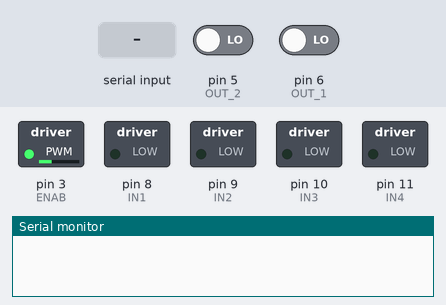
A sketch run on a simulated Arduino Uno, built with avr-gcc and run on an emulated ATmega328P. Shown: switched loads named in the sketch (green lamp = pin HIGH), the last lines printed to the serial monitor. The inputs (shaded band) are chosen by the test bench; at power-on: pin 5 (OUT_2) LOW, pin 6 (OUT_1) LOW. Pins used as bus, display or sensor lines are not drawn.

Above: at 1.2 s.
1.3 s: "red" received over the second serial link
At 15.7 s:
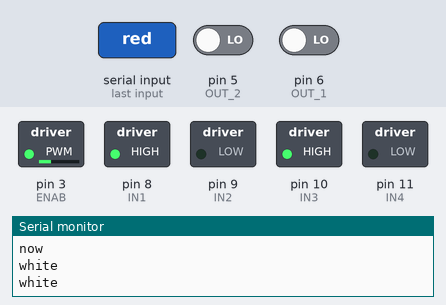
At 34.8 s:
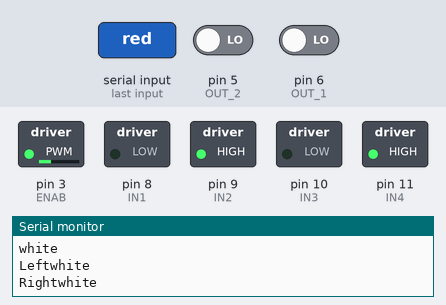
Timing chart, 0 to 36.1 s (numbered marks = the images above; inputs shaded):
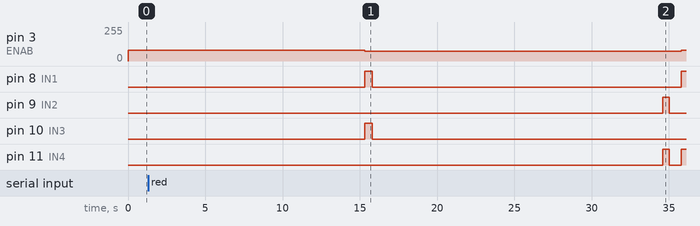

The sketch:

finalcarcode.ino
```cpp
#include <SoftwareSerial.h>
SoftwareSerial MySerial(13, 12); // RX | TX
#define IN1 8 // Direction control for motor A
#define IN2 9 // Direction control for motor A
#define IN3 10 // Direction control for motor B
#define IN4 11
#define ENAB 3  //enable pins for both motors (speed control)
#define S1 2 //for both color sensors
#define S2 4   //for both sensors to read data
#define S3 7    //for both sensors to read data
#define OUT_1 6 //Output Pin for first sensor
#define OUT_2 5 //Output Pin for second sensor
String sensorLeft, sensorRight, command="";
char character;
int i=0;

void setup() {
    // Setup for sensor 1
  pinMode(ENAB, OUTPUT);
  pinMode(S1, OUTPUT);
  pinMode(S2, OUTPUT);
  pinMode(S3, OUTPUT);
  pinMode(OUT_1, INPUT);
  analogWrite(ENAB, 80);
  digitalWrite(S1, HIGH);

  // Setup for sensor 2
  pinMode(OUT_2, INPUT);
   pinMode(IN1, OUTPUT);    //control pins for motor
  pinMode(IN2, OUTPUT);
  pinMode(IN3, OUTPUT);
  pinMode(IN4, OUTPUT);
  Serial.begin(9600);
  // HC-05 default baNd rate is usually 9600
  MySerial.begin(9600);
}
void loop() {
   while(!MySerial.available()){
    if(MySerial.available()){
      break;
    }
   }

   while(MySerial.available()){
    character = MySerial.read();
    Serial.println(character);
    command.concat(character);
    Serial.println(command);
   if((command.equals("red"))||(command.equals("blue"))||(command.equals("green"))){ // if color name matches
     Serial.println("now");
     break;
   }

   }

   sensorLeft=readColor(1);
   sensorRight=readColor(2);
   Serial.println(sensorLeft);
   Serial.println(sensorRight);
    delay(2000);
   rotateCar360();

   while(1)
  {
   sensorLeft=readColor(1);
   sensorRight=readColor(2);
    if(sensorLeft.equals(command)&&sensorRight.equals(command))
      moveForward();
    else if(sensorLeft.equals(command)&&(!sensorRight.equals(command)))
        rotateLeft();
    else if(sensorRight.equals(command)&&(!sensorLeft.equals(command)))
        rotateRight();
  }
  i++;


}


void rotateCar360() {
  while(1)
  {
  analogWrite(ENAB, 75);
   digitalWrite(IN1, HIGH);
   digitalWrite(IN3, HIGH);
   delay(500);
   StopCar();
   delay(800);
   Serial.println("Left" + readColor(1));
   Serial.println("Right" + readColor(2));
   if(readColor(1).equals(command)&&readColor(2).equals(command))
   {
    Serial.println("Lets go");
    StopCar();
    Detect();
    exit(0);
   }
   digitalWrite(IN2, HIGH);
   digitalWrite(IN4, HIGH);
   delay(400);
   StopCar();
   delay(800);
   analogWrite(ENAB, 80);
   digitalWrite(IN1, HIGH);
   digitalWrite(IN2, LOW);
   digitalWrite(IN3, LOW);
   digitalWrite(IN4, HIGH);
   delay(300);
   StopCar();
   delay(800);
  }


}
void Detect()
{
   while(1)
  {
   sensorLeft=readColor(1);
   sensorRight=readColor(2);
   //Serial.println(sensorRight);
    Serial.println("Leftrot" + readColor(1));
   Serial.println("Rightrot" + readColor(2));
    if(sensorRight.equals("black")||sensorLeft.equals("black"))
     {
      Serial.println("Black");
      StopCar();
      exit(0);
     }
    if(sensorLeft.equals(command)&&sensorRight.equals(command))
      moveForward();
    else if(sensorLeft.equals(command)&&(!sensorRight.equals(command)))
        rotateLeft();
    else if(sensorRight.equals(command)&&(!sensorLeft.equals(command)))
        rotateRight();
    delay(500);
  }
}
void StopCar(){
  digitalWrite(IN1,LOW);
  digitalWrite(IN2,LOW);
  digitalWrite(IN3,LOW);
  digitalWrite(IN4,LOW);

}
void moveForward() {
  Serial.println("Moving");
  analogWrite(ENAB, 75);
  digitalWrite(IN1, HIGH);
  digitalWrite(IN2, LOW);
  digitalWrite(IN3, HIGH);
  digitalWrite(IN4, LOW);
  delay(200);
 if(!(sensorLeft.equals(command)&&sensorRight.equals(command)))
      exit(0);
}
void rotateLeft()
{
  Serial.print("MOVING LEFT");
  analogWrite(ENAB, 80);
  digitalWrite(IN1, LOW);
  digitalWrite(IN2, HIGH);
  digitalWrite(IN3, HIGH);
  digitalWrite(IN4, LOW);
  delay(1000);
  if((sensorLeft.equals(command)&&sensorRight.equals(command)))
      exit(0);
}
void rotateRight()
{
  Serial.println("Moving Rught");
  analogWrite(ENAB, 80);
  digitalWrite(IN1, HIGH);
  digitalWrite(IN2, LOW);
  digitalWrite(IN3, LOW);
  digitalWrite(IN4, HIGH);
  delay(1000);
  if((sensorLeft.equals(command)&&sensorRight.equals(command)))
      exit(0);
}
String readColor(int sensor) {
  int red1 = 0,red2=0, green1 = 0,green2=0, blue1 = 0,blue2=0 , BLACK_THRESHOLD=100;
    digitalWrite(S2, LOW);
    digitalWrite(S3, LOW);
    red1= pulseIn(OUT_1, LOW);
    red2 = pulseIn(OUT_2, LOW);
    //Serial.println(red1 , red2);
    // Reading green color
    digitalWrite(S2, HIGH);
    digitalWrite(S3, HIGH);
    green1 = pulseIn(OUT_1, LOW);
    green2 = pulseIn(OUT_2, LOW);
    //Serial.println(green1 , green2);
    // Reading blue color
    digitalWrite(S2, LOW);
    digitalWrite(S3, HIGH);
    blue1 = pulseIn(OUT_1, LOW);
    blue2 = pulseIn(OUT_2, LOW);
    //Serial.println(blue1 , blue2);
 // Simple color classification based on the highest value
 if ((red1 >25 && green1 > 35 && blue1 > 20 && sensor==1)||(red2 > 20 && green2 > 30 && blue2 > 25 && sensor==2)){
    return "black";
  }
  else if ((red1 < 7  && green1 < 7 && blue1 < 7 && sensor==1)||(red2 <7 && green2 <7  && blue2 < 7  && sensor==2)){
    return "white";
  }
  else if((red1 < green1 && red1 < blue1 && sensor==1)||(red2<green2 && red2<blue2 && sensor==2)) {
    return "red";
  } else if((green1 < red1&& green1 < blue1 && sensor==1)||(green2 < red2 && green2 < blue2 && sensor==2)) {
    return "green";
  } else if((blue1 < red1 && blue1 < green1 && sensor==1)||(blue2 < red2 && blue2 < green2 && sensor==2)) {
    return "blue";
  }
    else
    return "unknown";
}
```

Measured:
- after the input at 1.3 s, pin 3 (ENAB): 80/255 → 75/255 after 14.0 s, → 80/255 20.5 s later; pin 8 (IN1): LOW → HIGH after 14.0 s, → LOW 0.50 s later, → HIGH 20.0 s later
